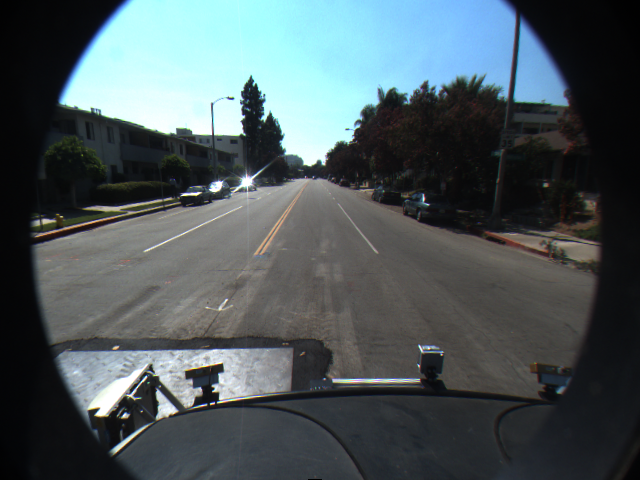
%> input picture lanedetection/set1_f00000.png, 640 x 480 px
$ octave --eval "result = detect_lanes(imread('set1_f00000.png'));"   (GNU Octave 9; MATLAB toolbox functions it lacks are replaced by stand-ins)
%> lines starting %> are read from the running program, lines starting %| are printed output that depends on the picture; in (x1, y1, x2, y2) boxes, pixels count from 0 and x2, y2 are one past the last pixel; in counts of white or black regions, pixels touching at a corner belong together; the program's own positions count from 1
function [rho1, theta1, rho2, theta2] = detect_lanes (img)

    %crop to middle lines
    nim = imcrop(img, [150, 181, 199, 480]);
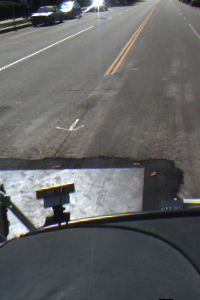
%> nim: size 300x200x3 uint8; mean R, G, B 99.1, 100.3, 100.7

    %convert to gray, filter and convert to binary
    bim = rgb2gray(nim);
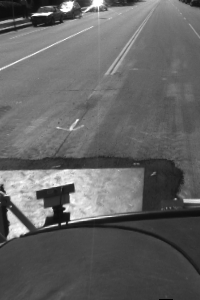
%> bim: size 300x200 uint8; min 0, max 255, mean 100
    bim = imgaussfilt(bim);
    bim = im2bw(bim,.55);
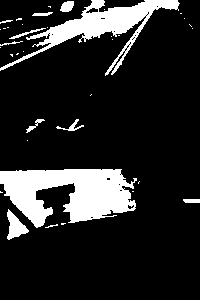
%> bim: size 300x200 logical; 15.4% white; 37 white regions (26 under 20 px), largest, box (x1, y1, x2, y2) and area: (0, 169, 137, 228) 5044, (0, 0, 180, 76) 3215, (7, 209, 29, 240) 341

    %use sobel edge detection
    xmask = [-1 0 1; -2 0 2; -1 0 1];
    ymask = [-1 -2 -1; 0 0 0; 1 2 1];

    xres = imfilter(bim, xmask);
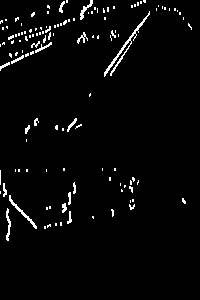
%> xres: size 300x200 logical; 3% white in thin lines or dots, all inside (x1, y1, x2, y2) = (0, 0, 192, 241)
    yres = imfilter(bim, ymask);
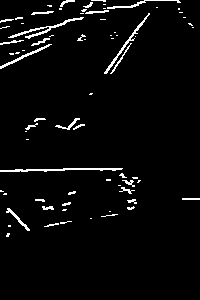
%> yres: size 300x200 logical; 3.6% white in thin lines or dots, all inside (x1, y1, x2, y2) = (0, 0, 200, 237)

    newim = sqrt(xres.^2+yres.^2);
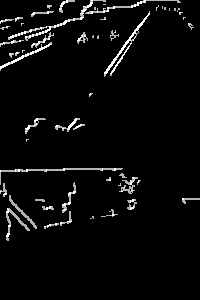
%> newim: size 300x200 double; min 0, max 1.41, mean 0.0557; drawn with min black and max white

    %remove small noise
    bwareaopen(newim, 50);

    %hough transform
    numTheta = 180;
    [rows, columns] = size(newim);
%> rows = 300; columns = 200

    theta = -90:89;
    theta = theta*(pi/180);

    rhoMax = ceil(sqrt(rows^2+columns^2));
%> rhoMax = 361
    numRho = 2*rhoMax-1;
%> numRho = 721

    %accumulator
    accum = zeros(numTheta,numRho);

    %assign all possible cosine and sine values to seperate arrays
    cost = cos(theta);
    sint = sin(theta);

    %vote for rho/theta
    for x=1:rows
        for y=1:columns
            if newim(x,y)
                for t=1:180
                    mrho = x*cost(t)+y*sint(t);
                    rhoIndex = round((mrho+rhoMax));
                    accum(t,rhoIndex) = accum(t,rhoIndex)+1;
                end
            end
        end
    end
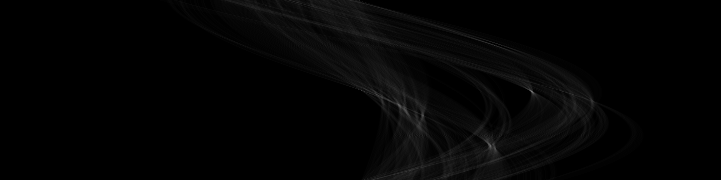
%> accum: size 180x721 double; min 0, max 123, mean 4
%> after the loop, mrho = 13.2; rhoIndex = 374


    %find maximum value from accumulator
    [d, max_idx] = max(accum(:));
%> d = 123; max_idx = 95672
    [p, q] = ind2sub(size(accum), max_idx);
%> p = 92; q = 532

    %compute theta and rho from index
    theta1 = -1*(pi/180)*p;
%> theta1 = -1.61
    rho1 = ((q)-(numRho+150));
%> rho1 = -339

    %error handling if angle isn't normal
    if theta1 > -2
        theta1 = -2.5;
        rho1 = -365;
    end

    %compute right side from left's rho and theta
    theta2 = atan(theta1)*1/180*100;
    rho2 = rho1+rhoMax+150;
%> rho2 = 146

    %error handling if angle isn't normal
    if theta2 < -.9
        theta2 = -.7;
        rho2 = 155;
    end

end
